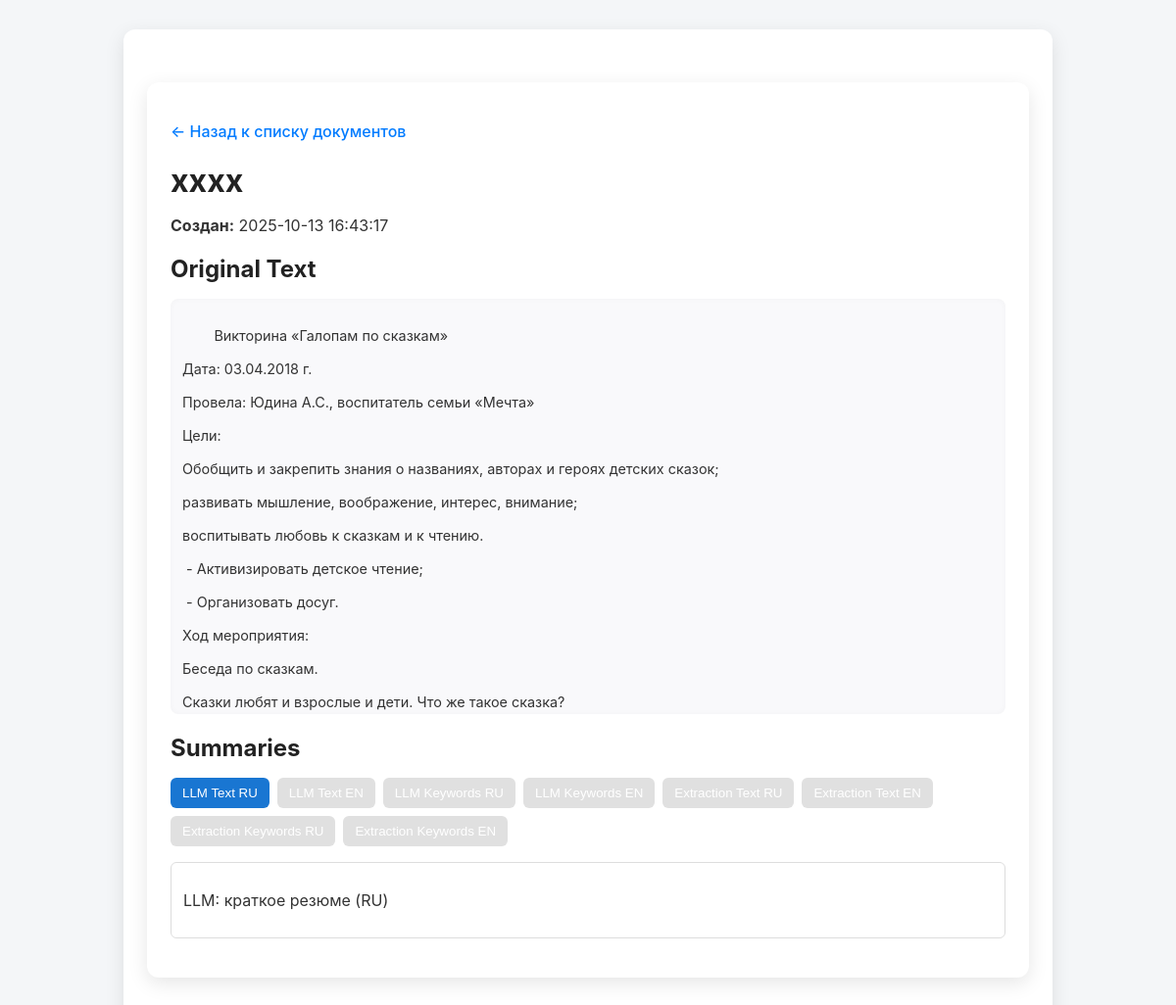
The page /documents/3 on the database its author committed.
### models.py (models this page shows)
class TextDocument(Base):
    __tablename__ = "text_documents"
    id = Column(Integer, primary_key=True, autoincrement=True)
    file_name = Column(String, nullable=False)
    name = Column(String, nullable=False, unique=True)
    original_text = Column(String, nullable=False)
    summary_json = Column(JSON, nullable=False)
    created_at = Column(DateTime(timezone=True), server_default=func.now())

### web_routes.py (the view)
@router.get("/documents/{doc_id}", response_class=HTMLResponse)
async def view_document(doc_id: int, request: Request, service: DocumentService = Depends(get_document_service)):
    try:
        doc = await service.get_document(doc_id)
        return request.app.templates.TemplateResponse(
            "document.html",
            {"request": request, "doc": doc}
        )
    except ValueError as e:
        return request.app.templates.TemplateResponse(
            "error.html",
            {"request": request, "message": str(e)},
            status_code=404
        )

### templates/document.html (shortened to what this page needs)
{% extends "base.html" %}
{% block content %}
<div class="container">
     <p><a href="/" class="back-link">&larr; Назад к списку документов</a></p>
    <h1>{{ doc.name or doc.file_name }}</h1>
    <p><strong>Создан:</strong> {{ doc.created_at }}</p>
    <h2>Original Text</h2>
    <div class="original collapsible">
        {{ doc.original_text }}
    </div>
    <h2>Summaries</h2>
    <div class="tab-buttons">
        <button onclick="showTab('llm_text_ru', this)" class="active">LLM Text RU</button>
        <button onclick="showTab('llm_text_en', this)">LLM Text EN</button>
        <button onclick="showTab('llm_keyword_ru', this)">LLM Keywords RU</button>
        <button onclick="showTab('llm_keyword_en', this)">LLM Keywords EN</button>
        <button onclick="showTab('extr_text_ru', this)">Extraction Text RU</button>
        <button onclick="showTab('extr_text_en', this)">Extraction Text EN</button>
        <button onclick="showTab('extr_keyword_ru', this)">Extraction Keywords RU</button>
        <button onclick="showTab('extr_keyword_en', this)">Extraction Keywords EN</button>
    </div>
    <div id="llm_text_ru" class="tab-content active">
        <p>{{ doc.summary.llm_text_summary.ru }}</p>
    </div>
</div>
{% endblock %}

### static/styles.css (style rules this page uses)
body { font-family: 'Inter', sans-serif; background: #f4f6f8; color: #333; margin: 0; padding: 0; }
.container { max-width: 900px; margin: 30px auto; background: #fff; padding: 24px; border-radius: 12px; box-shadow: 0 6px 20px rgba(0,0,0,0.08); }
.back-link { text-decoration: none; color: #007bff; font-weight: 500; }
h1, h2, h3 { color: #222; margin-bottom: 16px; }
.original { white-space: pre-wrap; background: #f9f9fb; padding: 16px; border-radius: 8px; max-height: 400px; overflow-y: auto; box-shadow: inset 0 0 6px rgba(0,0,0,0.03); font-size: 0.95rem; }
button { background: linear-gradient(135deg, #4f9cff, #0066ff); color: white; padding: 6px 12px; border-radius: 8px; border: none; cursor: pointer; transition: all 0.3s; font-weight: 500; }
.container { max-width: 900px; margin: 30px auto; background: #fff; padding: 24px; border-radius: 12px; box-shadow: 0 6px 20px rgba(0,0,0,0.1); }
.tab-buttons { display: flex; flex-wrap: wrap; margin-bottom: 16px; gap: 8px; }
.tab-buttons button { padding: 8px 12px; border: none; background: #e0e0e0; cursor: pointer; border-radius: 6px; transition: background 0.2s; }
.tab-buttons button.active { background: #1976d2; color: white; }
.tab-content { display: none; padding: 12px; border: 1px solid #ddd; border-radius: 6px; margin-bottom: 16px; }
.tab-content.active { display: block; }
.original { white-space: pre-wrap; background: #f9f9fb; padding: 16px; border-radius: 8px; max-height: 300px; overflow-y: auto; box-shadow: inset 0 0 6px rgba(0,0,0,0.03); font-size: 0.9rem; }
.collapsible { max-height: 400px; overflow-y: auto; transition: max-height 0.3s ease-out, padding 0.3s ease-out; padding: 12px; }

### rows shown on the page
TextDocument: name "xxxx", created_at "2025-10-13 16:43:17", original_text "Викторина «Галопам по сказкам» Дата: 03.04.2018 г. Провела: Юдина А.С., воспитатель семьи «Мечта» Цели: Обобщить и закрепить знания о названиях, авторах и героях детских сказок; развивать мышление, воображение, интерес, внимание; воспитывать любовь к сказкам и к чтению. - Активизировать детское чтение; - Организовать досуг. Ход мероприятия: Беседа по сказкам. Сказки любят и взрослые и дети. Что же такое сказка?…"

### other values the page prints
{{ doc.summary.llm_text_summary.ru }} "LLM: краткое резюме (RU)"
